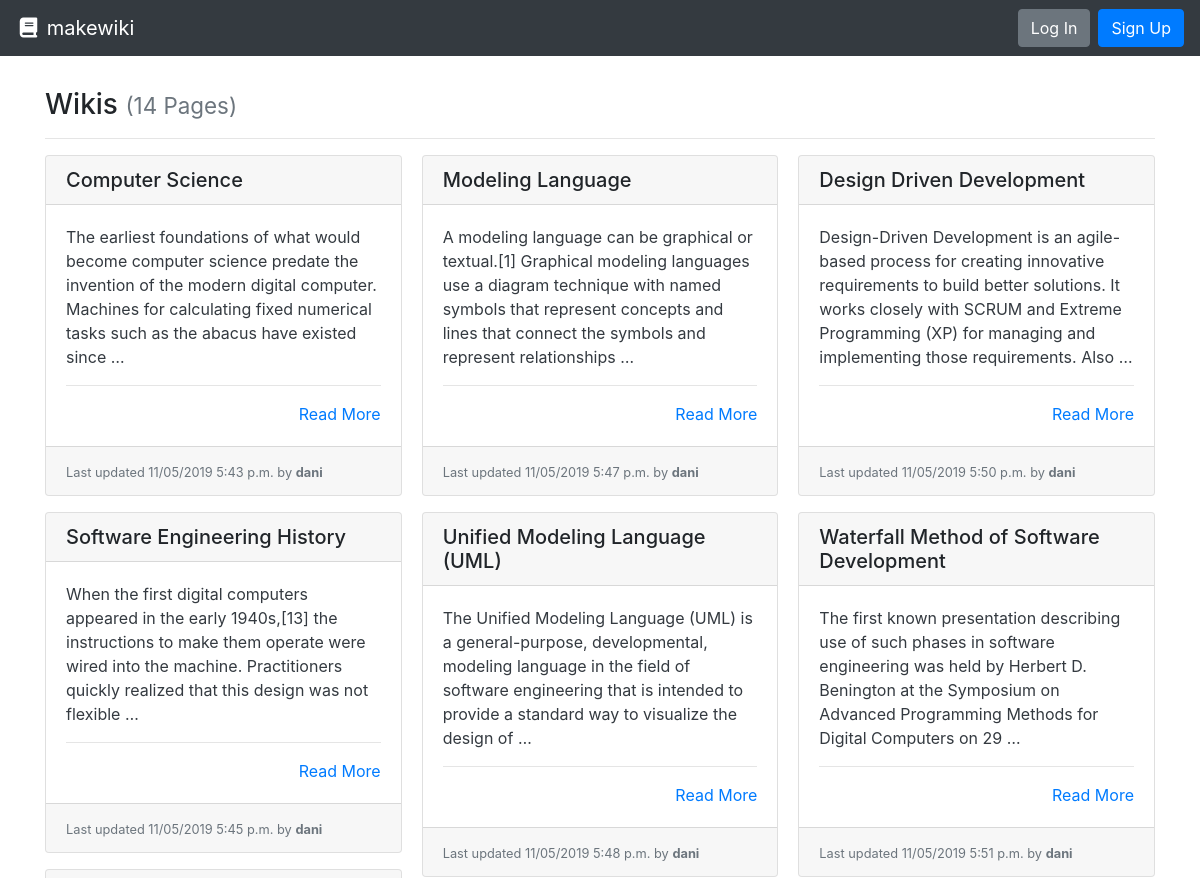
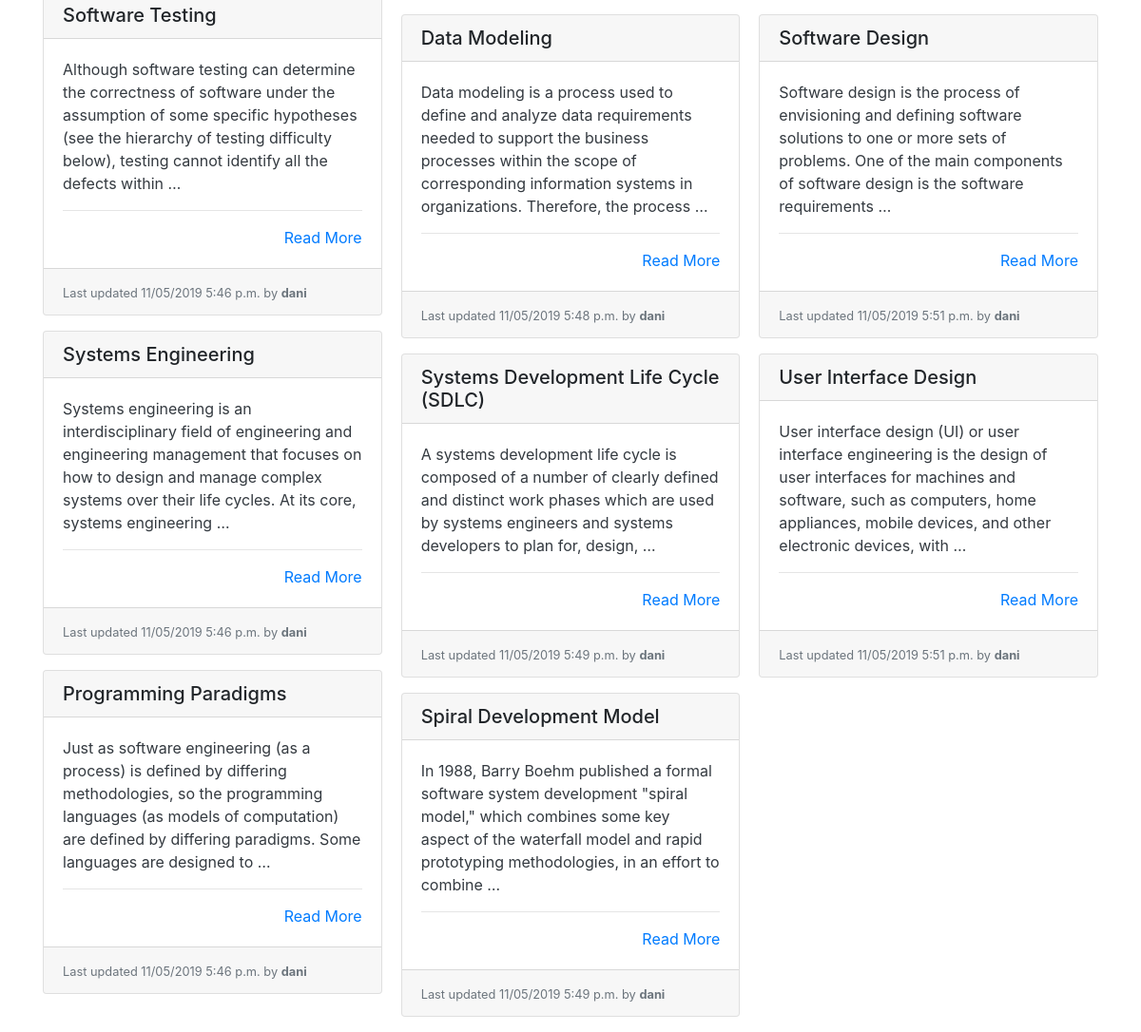
Before: / with the older database file (2 pictures, top to bottom).
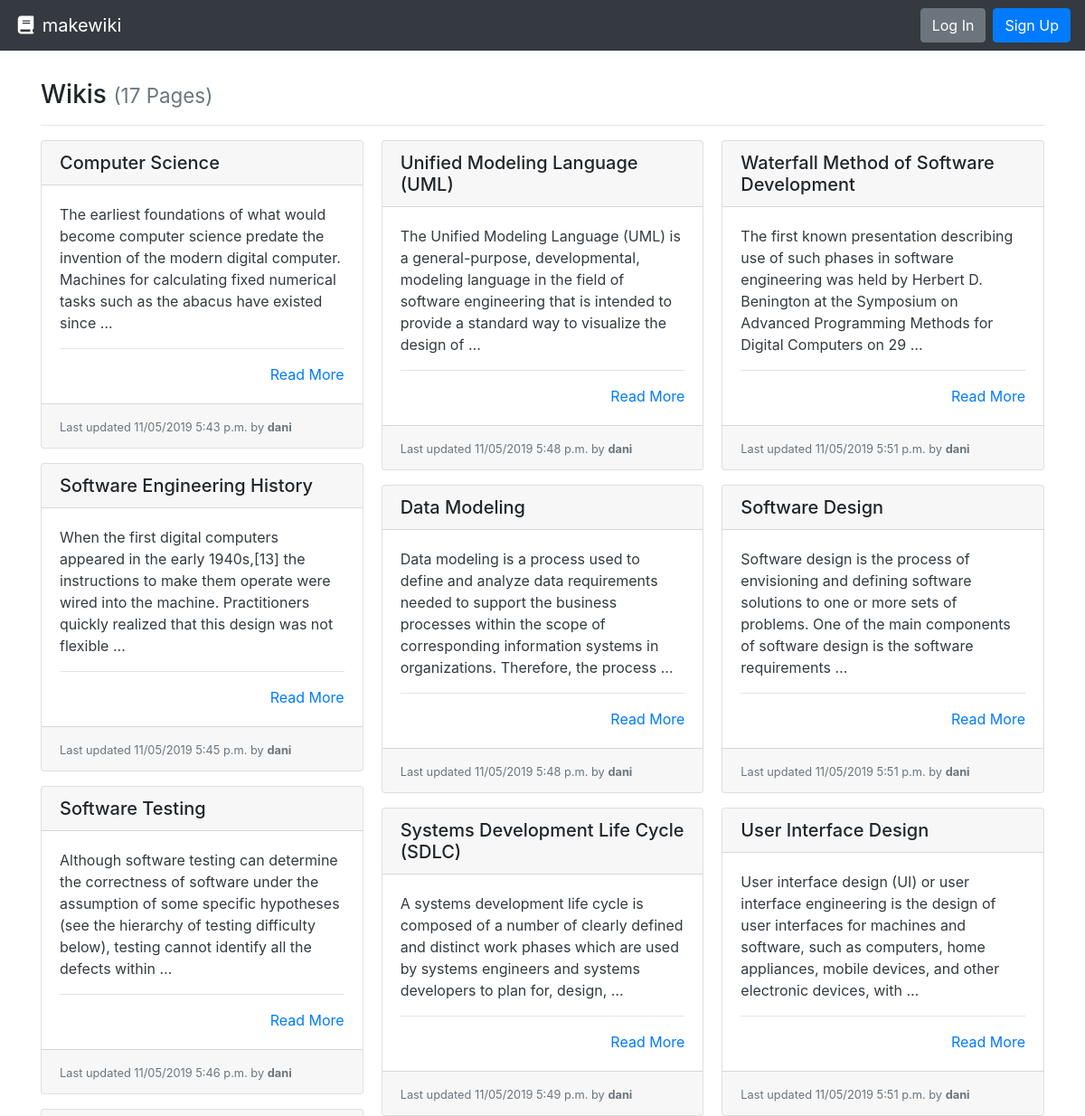
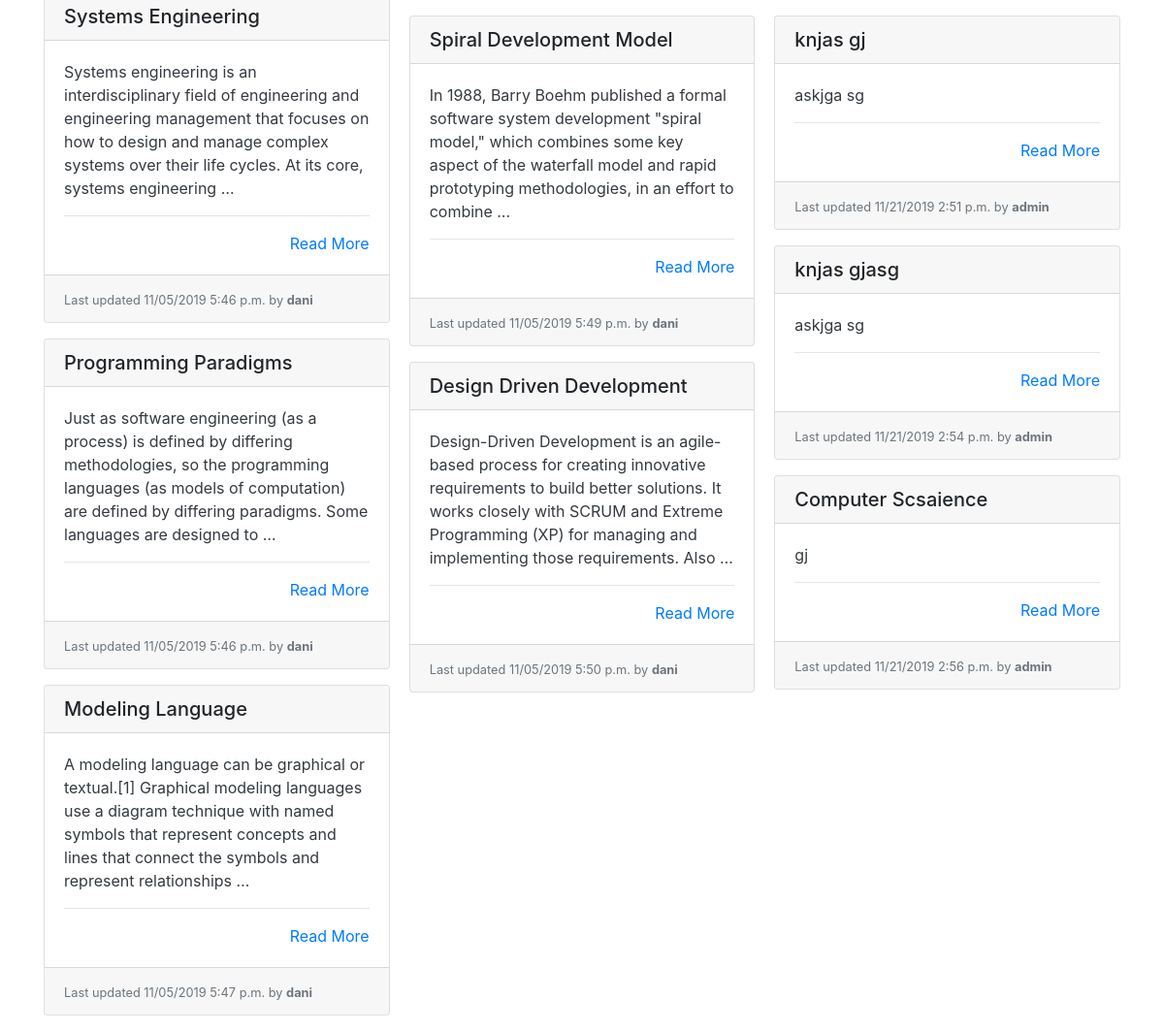
After: the same page with the newer database file (2 pictures, top to bottom).
### wiki/models.py (models this page shows, shortened)
class Page(models.Model):
    title = models.CharField(max_length=settings.WIKI_PAGE_TITLE_MAX_LENGTH, unique=True,
                             help_text="Title of your page.")
    author = models.ForeignKey(User, on_delete=models.PROTECT,
                               help_text="The user that posted this article.") # this User is a object of class User that django has
    slug = models.CharField(max_length=settings.WIKI_PAGE_TITLE_MAX_LENGTH, blank=True, editable=False,
                            help_text="Unique URL path to access this page. Generated by the system.")
    content = models.TextField(
        help_text="Write the content of your page here.")
    created = models.DateTimeField(auto_now_add=True,
                                   help_text="The date and time this page was created. Automatically generated when the model saves.")
    modified = models.DateTimeField(auto_now=True,
                                    help_text="The date and time this page was updated. Automatically generated when the model updates.")

### wiki/views.py (the view)
# urls.py: path('', PageListView.as_view(), name='wiki-list-page'),
class PageListView(ListView):
    model = Page
    def get(self, request):
        pages = self.get_queryset().all()
        return render(request, 'list.html', {
          'pages': pages
        })

### wiki/templates/list.html
{% extends "base.html" %}
{% block content %}
  <h3>Wikis {% if pages %}<small class="text-muted">({{ pages|length }} Page{{ pages|length|pluralize:"s" }})</small>{% endif %}</h3>
  <hr>
  {% if pages %}
    <div class="card-columns">
      {% for page in pages %}
        {% include "partials/card.html" %}
      {% endfor %}
    </div>
  {% else %}
    <div class="alert alert-primary" role="alert">No pages to display.</div>
  {% endif %}
{% endblock %}

### templates/base.html (shortened to what this page needs)
<!doctype html>
<html lang="en">
  <head>
    <link rel="stylesheet" href="https://stackpath.bootstrapcdn.com/bootstrap/4.3.1/css/bootstrap.min.css"
>
  </head>
  <body>
    <nav class="navbar navbar-expand-md navbar-dark bg-dark">
      <a class="navbar-brand" href="{% url 'wiki-list-page' %}"><i class="fas fa-fw fa-book"></i> makewiki</a>
      <form class="form-inline ml-auto">
        {% if user.is_authenticated %}
          <div class="text-white">Hello, <strong>{{ request.user }}</strong>!</div>
          <a href="{% url 'submit-wiki' %}" class="btn btn-success ml-4">New Page</a>
          <a href="{% url 'logout' %}" class="btn btn-danger ml-2">Log Out</a>
        {% else %}
          <a href="{% url 'login' %}" class="btn btn-secondary ml-2">Log In</a>
          <a href="{% url 'accounts-signup' %}" class="btn btn-primary ml-2">Sign Up</a>
        {% endif %}
      </form>
    </nav>
    <main role="main" class="container" style="margin-top: 4vh;">
      {% block content %}{% endblock %}
    </main>
  </body>

### wiki/templates/partials/card.html
<div class="card mb-3">
  <h5 class="card-header ">{{ page.title }}</h5>
  <div class="card-body border-dark">
    <p class="card-text text-dark">
      {{ page.content|truncatewords_html:30 }}
      <hr>
      <div class="text-right"><a href="{% url 'wiki-details-page' page.slug %}" title="Read More">Read More</a></div>
  </div>
  <div class="card-footer">
    <small class="text-muted">Last updated {{ page.modified|date:"SHORT_DATETIME_FORMAT" }} by <b>{{ page.author.username }}</b></small>
  </div>
</div>

Changed rows visible on the page:
added Page: title "knjas gj", content "askjga sg", modified "11/21/2019 2:51 p.m.", author.username "admin"
added Page: title "knjas gjasg", content "askjga sg", modified "11/21/2019 2:54 p.m.", author.username "admin"
added Page: title "Computer Scsaience", content "gj", modified "11/21/2019 2:56 p.m.", author.username "admin"
Other visible differences:
{{ pages|length }}: "14" → "17"
